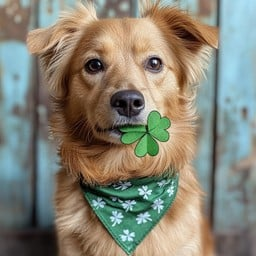
#> input picture cnn/dog.jpg, 256 x 256 px
$ python conv_with_scipy.py
#> lines starting #> are read from the running program, lines starting #| are printed output that depends on the picture
#!/usr/bin/env python3
# -*- coding: utf-8 -*-
"""
Created on Sat Sep 14 21:04:17 2024

@author: yeahia
"""

import matplotlib.pyplot as plt
import numpy as np
from scipy.signal import convolve as Conv

I = plt.imread('dog.jpg')
#> I is the input picture: shape (256, 256, 3); mean R, G, B 133.8, 131.2, 117.2
plt.imshow(I)
plt.show()

K1 = np.array([[0, 0, 0], [0, 1, 0], [0, 0, 0]])
# edges
K2 = np.array([[1, 0, -1], [0, 0, 0], [-1, 0, 1]])
K3 = np.array([[0, 1, 0], [1, -4, 1], [0, 1, 0]])
K4 = np.array([[-1, -1, -1], [-1, 8, -1], [-1, -1, -1]])
# sharpen
K5 = np.array([[0, -1, 0], [-1, 5, -1], [0, -1, 0]])
# blur
K6 = np.array([[1, 1, 1], [1, 1, 1], [1, 1, 1]])
K6 = K6/9
K7 = np.array([[1, 2, 1], [2, 4, 2], [1, 2, 1]])

K8 = np.array([[-2, -1, 0], [-1, 1, 1], [0, 1, 2]])
# misc
K9 = np.array([[1, 0, 1], [0, 1, 0], [1, 0, 1]])
K10 = np.array([[1, 1, 1], [0, 0, 0], [1, 1, 1]])
K11 = np.array([[1, 0, 0], [0, 1, 0], [0, 0, 1]])
K12 = np.array([[0, 0, 1], [0, 1, 0], [1, 0, 0]])
K13 = np.array([[1, 0, 1], [1, 0, 1], [1, 0, 1]])

filters = np.dstack((K1, K2, K3, K4, K5, K6, K7, K8, K9, K10, K11, K12, K13))

img_channel_size = I.shape[2]
#> img_channel_size = 3
filter_size = filters.shape[2]

plot_grid_size = np.math.ceil(filter_size ** 0.5)

for channel_index in range(0,img_channel_size):
    plt.figure(figsize = (15,16))
    plt.suptitle('After convulution of channel' + str(channel_index+1), fontsize=20, y= 0.95)
    plt.subplots_adjust(hspace=0.5)
    for filter_index in range(0, filter_size):
        subplot = plt.subplot(plot_grid_size, plot_grid_size, filter_index + 1)
        conv = Conv(I[:,:,channel_index], filters[:,:,filter_index])
        subplot.imshow(conv, cmap='gray')
        subplot.set_title('Kernel:' + str(filter_index + 1))
    plt.show()
#> this loop made 3 passes
#> pass 1, `plt.show()`:
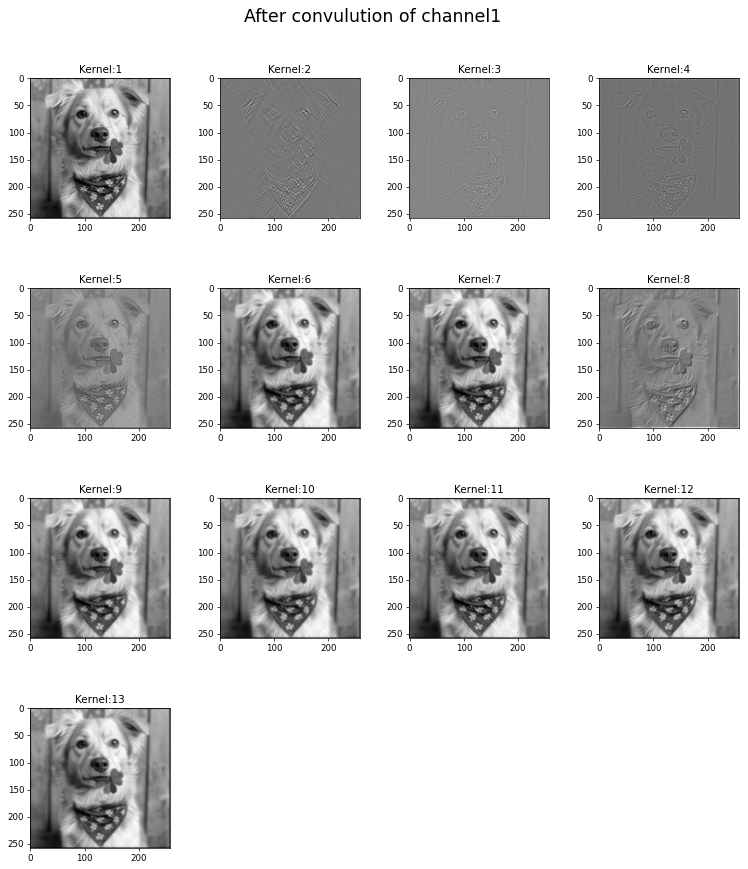
#> figure drawn by matplotlib, 13 panels
#> pass 2, `plt.show()`:
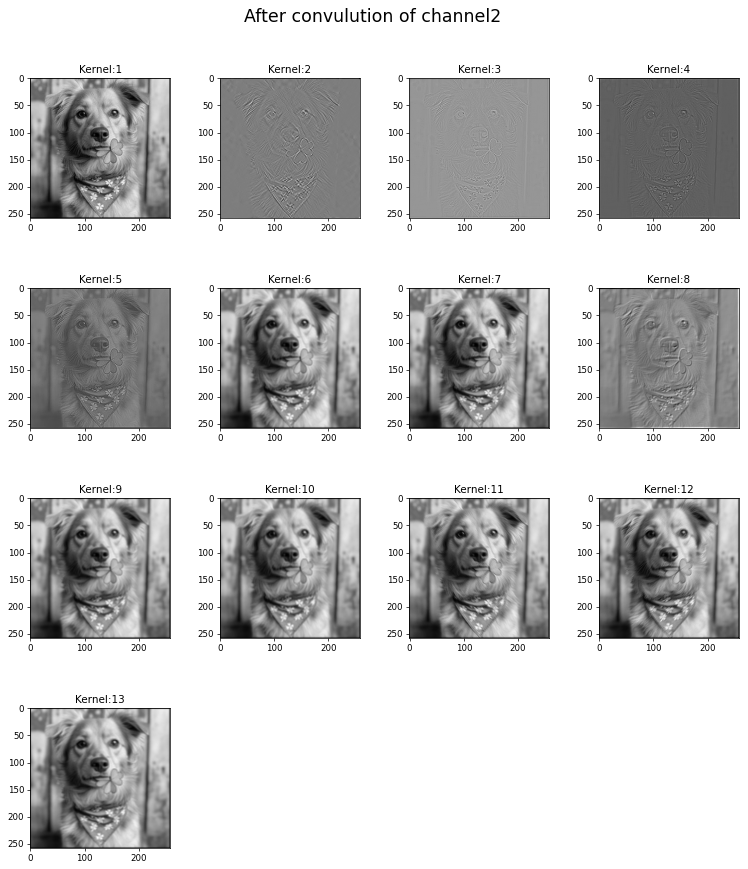
#> figure drawn by matplotlib, 13 panels
